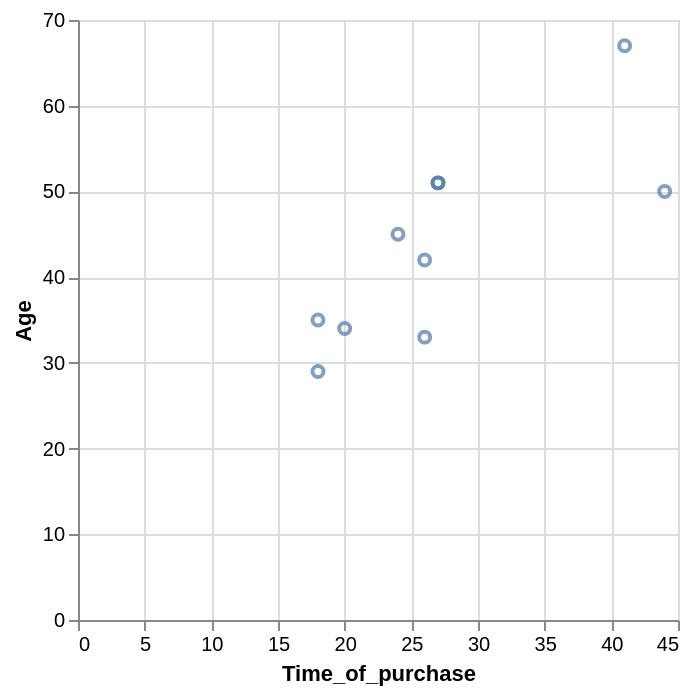

Write the Vega-Lite specification saved for this chart.
### Vega-Lite specification from a JSON file in a GitHub repository (floating-point values rounded to 4 significant figures)
{"data": {"values": [{"x_data": 18, "y_data": 29}, {"x_data": 18, "y_data": 35}, {"x_data": 20, "y_data": 34}, {"x_data": 24, "y_data": 45}, {"x_data": 26, "y_data": 33}, {"x_data": 26, "y_data": 42}, {"x_data": 27, "y_data": 51}, {"x_data": 27, "y_data": 51}, {"x_data": 41, "y_data": 67}, {"x_data": 44, "y_data": 50}]}, "mark": "point", "encoding": {"x": {"field": "x_data", "type": "quantitative", "title": "Time_of_purchase"}, "y": {"field": "y_data", "type": "quantitative", "title": "Age"}}}
